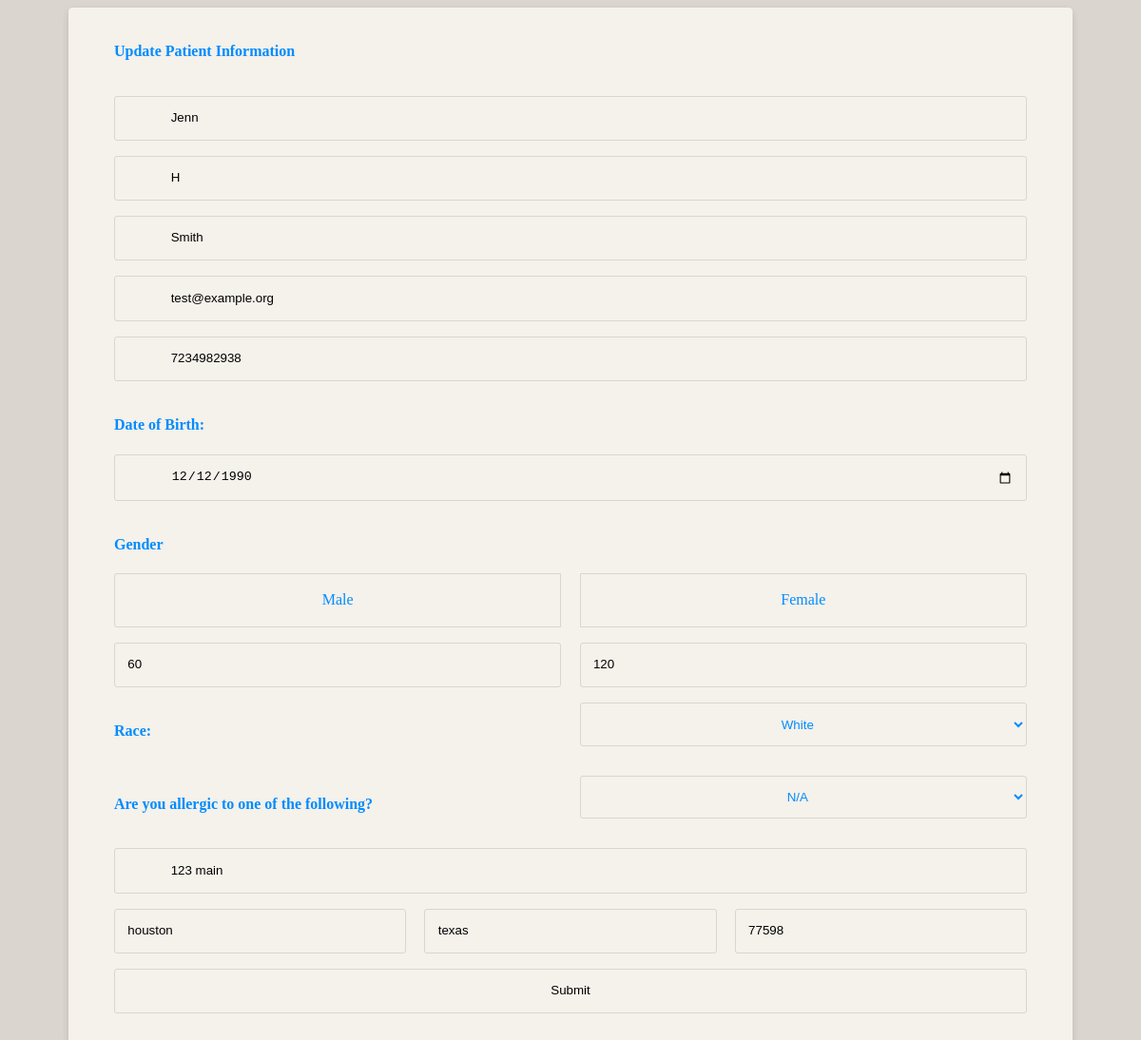
The page /backend/edit_patient.php?Pat_ID=1012241 on the database its author committed.
### tables this page shows
CREATE TABLE `patient` (
  `Pat_ID` int NOT NULL AUTO_INCREMENT,
  `Pat_First` varchar(45) NOT NULL,
  `Pat_M_init` varchar(45) DEFAULT NULL,
  `Pat_Last` varchar(45) NOT NULL,
  `Pat_Email` varchar(45) NOT NULL,
  `Pat_Phone` varchar(45) DEFAULT NULL,
  `Pat_Gender` varchar(45) NOT NULL,
  `Pat_Race` int NOT NULL,
  `Pat_DOB` date NOT NULL,
  `Pat_Height` float NOT NULL COMMENT 'In Inches',
  `Pat_Weight` float NOT NULL COMMENT 'In Pounds',
  `Pat_Street_Addr` varchar(45) NOT NULL,
  `Pat_City_Addr` varchar(45) NOT NULL,
  `Pat_State_Addr` varchar(45) NOT NULL,
  `Pat_Zip_Addr` int NOT NULL,
  `Pat_Allergy` int NOT NULL,
  `Pat_Password` varchar(45) DEFAULT NULL,
  PRIMARY KEY (`Pat_ID`),
  UNIQUE KEY `Pat_ID_UNIQUE` (`Pat_ID`)
);

### backend/edit_patient.php (the view, shortened to what this page needs)
<?php
$dbhost = getenv("DBHOST");
$dbuser = getenv("DBUSER");
$dbpass = getenv("DBPASS");
$dbname = getenv("DBNAME");
$link = mysqli_connect($dbhost, $dbuser, $dbpass) or die("Unable to Connect to '$dbhost'");
mysqli_select_db($link, $dbname) or die("Could not open the db '$dbname'");
$result = mysqli_query($link,"SELECT * FROM patient WHERE Pat_ID='" .$_GET['Pat_ID']. "'");
$row= mysqli_fetch_array($result);
?>
<!DOCTYPE html>
<html>
<head>
    <link rel="stylesheet" href="/index/styles/form.css">
</head>
<body>
    <div class="container-form11">
        <form action="/backend/update_patient_data.php" method="post" onsubmit="return Validate();">
            <div class="row">
                <h4>Update Patient Information</h4>
                <div class="input-group input-group-icon">
                    <div class="input-icon"><i class="fa fa-user"></i></div>
                </div>
                <div class="input-group input-group-icon">
                    <input type="text" placeholder="First Name" name="fname"  value="<?php echo $row['Pat_First']; ?>" />
                    <div class="input-icon"><i class="fa fa-user"></i></div>
                </div>
                <div class="input-group input-group-icon">
                    <input type="text" placeholder="Middle Name" name="minit"  value="<?php echo $row['Pat_M_init']; ?>"/>
                    <div class="input-icon"><i class="fa fa-user"></i></div>
                </div>
                <div class="input-group input-group-icon">
                    <input type="text" placeholder="Last Name" name="lname"  value="<?php echo $row['Pat_Last']; ?>" />
                    <div class="input-icon"><i class="fa fa-user"></i></div>
                </div>
                <div class="input-group input-group-icon">
                    <input type="email" placeholder="Email Adress" name="email"  value="<?php echo $row['Pat_Email']; ?>"/>
                    <div class="input-icon"><i class="fa fa-envelope"></i></div>
                </div>
                <div class="input-group input-group-icon">
                    <input type="text" placeholder="Phone Number" name="phone" value="<?php echo $row['Pat_Phone']; ?>"/>
                    <div class="input-icon"><i class="fa fa-key"></i></div>
                </div>
            </div>
            <div class="row">
                <div class="input-group input-group-icon">
                    <label for="">
                        <h4> Date of Birth: </h4>
                    </label>
                    <input type="date" name="dob" value="<?php echo $row['Pat_DOB']; ?>">
                </div>
            </div>
            <div class="row">
                <h4>Gender</h4>
                <div class="input-group">
                    <label for="gender-male">Male</label>
                    <label class="float-right" for="gender-female">Female</label>
                </div>
            </div>
            <div class="row">
                <div class="input-group">
                    <div class="col-half">
                        <input type="text" placeholder="Weight" name="weight"  value="<?php echo $row['Pat_Weight']; ?>"/>
                    </div>
                    <div class="col-half">
                        <input type="text" placeholder="Height" name="height"  value="<?php echo $row['Pat_Height']; ?>"/>
                    </div>
                </div>
            </div>
            <div class="row">
                <div class="input-group">
                    <h4 class="col-half">Race:</h4>
                    <select class="float-right" name="race" id="allergies" value="<?php echo $row['Pat_Race']; ?>">
                        <option value="100">White</option>
                    </select>
                </div>
            </div>
            <div class="row">
                <div class="input-group">
                    <h4 class="col-half">Are you allergic to one of the following?</h4>
                    <select class="float-right" name="allergies" id="allergies" value="<?php echo $row['Pat_Allergy']; ?>">
                        <option value="200">N/A</option>
                    </select>
                </div>
            </div>
            <div class="input-group input-group-icon">
                <input type="text" placeholder="Address" name="address"  value="<?php echo $row['Pat_Street_Addr']; ?>"/>
                <div class="input-icon"><i class="fa fa-user"></i></div>
            </div>
            <div class="input-group">
                <div class="col-third">
                    <input type="text" placeholder="City" name="city"  value="<?php echo $row['Pat_City_Addr']; ?>"/>
                </div>
                <div class="col-third">
                    <input type="text" placeholder="State" name="state"  value="<?php echo $row['Pat_State_Addr']; ?>"/>
                </div>
                <div class="col-third">
                    <input type="text" placeholder="Zip Code" name="zip"  value="<?php echo $row['Pat_Zip_Addr']; ?>"/>
                </div>
            </div>
            <input class="button" type="submit" name="update_patient_data">
        </form>
    </div>
</body>
</html>

### index/styles/form.css (style rules this page uses)
body { padding: 0; background-color: var(--light); }
:root { --shadow: 0px 0px 5px 5px rgba(0, 0, 0, 0.199); --lighter: #F5F1EB; --light: #dad5cf; --mid: #9FCDFC; --main: #008CFF; --accent: #4C72D2; --dark: #2C4A98; --darker: #203368; --nav-width: 225px; }
.row h4 { color: var(--main); }
input, input[type="radio"] + label, input[type="checkbox"] + label:before, select option, select { box-sizing: border-box; width: 100%; padding: 1em; line-height: 1.4; background-color: var(--lighter); border: 1px solid var(--light); border-radius: 3px; -webkit-transition: 200ms ease-in-out; -moz-transition: 200ms ease-in-out; -o-transition: 200ms ease-in-out; transition: 200ms ease-in-out; transition: all 200ms ease-in-out; }
input[type="radio"] + label, select { color: var(--main); display: inline-block; width: 49%; text-align: center; border-radius: 0; }
input[type="radio"] + label:first-of-type { border-top-left-radius: 3px; border-bottom-left-radius: 3px; }
input[type="radio"] + label:last-of-type { border-top-right-radius: 3px; border-bottom-right-radius: 3px; }
select { height: 3.4em; line-height: 2; }
select:first-of-type { border-top-left-radius: 3px; border-bottom-left-radius: 3px; }
select:last-of-type { border-top-right-radius: 3px; border-bottom-right-radius: 3px; }
select option { background-color: var(--main); color: var(--lighter); }
.input-group { margin-bottom: 1em; zoom: 1; }
.float-right { float: right; }
.input-group:before, .input-group:after { content: ""; display: table; }
.input-group:after { clear: both; }
.input-group-icon { position: relative; }
.input-group-icon input { padding-left: 4.4em; }
.input-group-icon .input-icon { position: absolute; top: 0; left: 0; width: 3.4em; height: 3.4em; line-height: 3.4em; text-align: center; pointer-events: none; }
.container-form11 { max-width: 60em; padding: 1em 3em 2em 3em; margin: 0em auto; background-color: var(--lighter); border-radius: 4.2px; box-shadow: 0px 3px 10px -2px rgba(0, 0, 0, 0.2); }
.row { zoom: 1; }
.row:before, .row:after { content: ""; display: table; }
.row:after { clear: both; }
.col-half { margin-right: 2%; float: left; width: 49%; }
.col-half:last-of-type { margin-right: 0; }
.col-third { margin-right: 2%; float: left; width: 32%; }
.col-third:last-of-type { margin-right: 0; }

### rows shown on the page
patient: fname "Jenn", minit "H", lname "Smith", email "test@example.org", phone "7234982938", dob "12/12/1990", weight "60", height "120", race "White", allergies "N/A", address "123 main", city "houston", state "texas", zip "77598"
